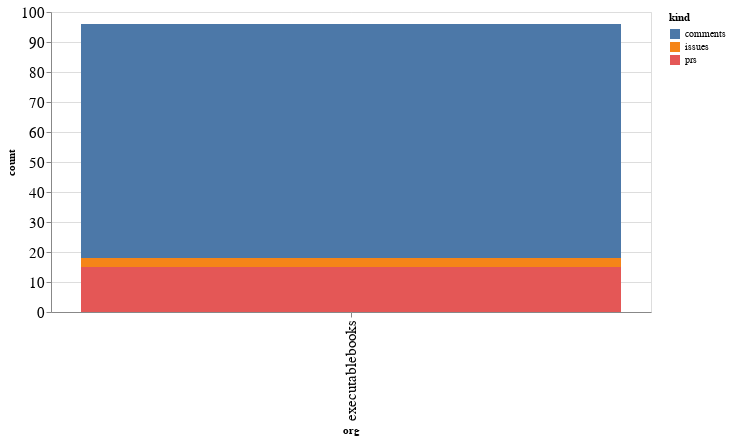

Notebook code for this chart:
### Code cell
alt.Chart(org_summaries, width=600).mark_bar().encode(
    x='org',
    y='count',
    color='kind',
    tooltip="org"
)

### Figure 1 — Vega-Lite specification as saved in the notebook (floating-point values rounded to 4 significant figures)
{"config": {"axisLeft": {"labelFontSize": 15}, "axisBottom": {"labelFontSize": 15}}, "data": {"name": "data-c31c0f949cc17690e84afa0ba692d7b0"}, "mark": "bar", "encoding": {"color": {"type": "nominal", "field": "kind"}, "tooltip": {"type": "nominal", "field": "org"}, "x": {"type": "nominal", "field": "org"}, "y": {"type": "quantitative", "field": "count"}}, "width": 600, "$schema": "https://vega.github.io/schema/vega-lite/v4.8.1.json", "datasets": {"data-c31c0f949cc17690e84afa0ba692d7b0": [{"org": "executablebooks", "kind": "comments", "count": 78}, {"org": "executablebooks", "kind": "issues", "count": 3}, {"org": "executablebooks", "kind": "prs", "count": 15}]}}
